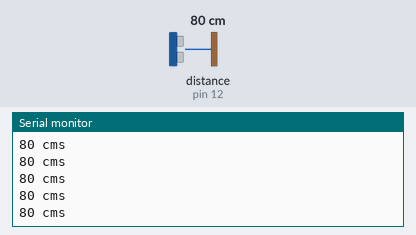
A sketch run on a simulated Arduino Uno, built with avr-gcc and run on an emulated ATmega328P. Shown: the last lines printed to the serial monitor. Wiring (inferred from the names in the program): ultrasonic range finder: trigger pin 13; echo pin 12. The test bench sets the inputs (shaded band); at power-on: distance to the obstacle (sensor on pin 12) 80 cm. The echo pulse lasts 58.3 µs per cm.

Above: at 4.2 s.
4.3 s: distance to the obstacle (sensor on pin 12) set to 195 cm
At 4.54 s:
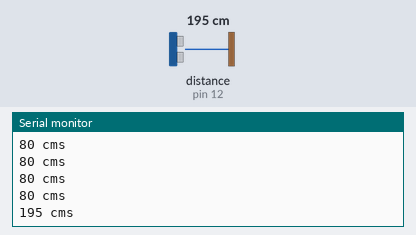
5.8 s: distance to the obstacle (sensor on pin 12) set to 204 cm
At 6.11 s:
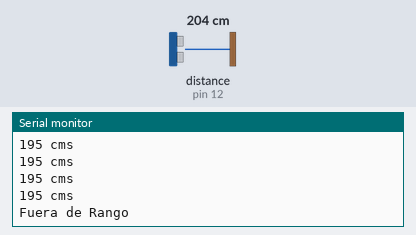
Timing chart, 0 to 8.8 s (numbered marks = the images above; inputs shaded):
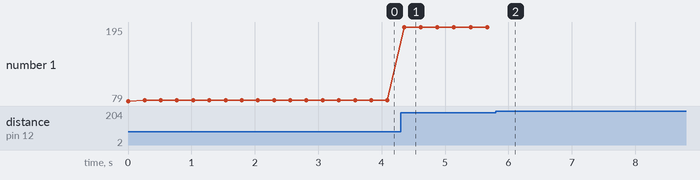

Measured:
- the behaviour switches between 199 and 200 cm on distance to the obstacle (sensor on pin 12) (found by bisection; images 1 and 2)
- after the input at 4.3 s, the serial monitor: prints a new line after 0.05 s (image 1)
- after the input at 5.8 s, the serial monitor: prints a new line after 0.13 s (image 2)
- plotted number 1: 80 → 195 after the input at 4.3 s

The sketch:

Distancia.ino
```cpp
//------------------------------------------------------------------------------
// Programa para pruebas simples del Detector de Distancias HC - SR04 Ping
//------------------------------------------------------------------------------
// Adaptado por: Sergio Fco. Hernández Machuca
// sfhm_clases@hotmail.com
//------------------------------------------------------------------------------

/*
Ejercicio del sensor de distancia ultrasónico HC-SR04

Las terminales que se usarán son:

--> VCC   -- Terminal + 5 Volts de la tarjeta Arduino
--> GND   -- Terminal Gnd de la tarjeta Arduino
--> Echo  -- A pin 12
--> Trig  -- A pin 13
*/

#define trigPin 13    // Terminal para el disparo
#define echoPin 12    // Terminal para el Eco

//------------------------------------------------------------------------------
void setup() {
  Serial.begin (9600);
  pinMode(trigPin, OUTPUT);   // Ajuste de Salida
  pinMode(echoPin, INPUT);    // Ajuste de Entrada
}

//------------------------------------------------------------------------------
void loop() {
  long duration, distance;      // Variables para las operaciones
  digitalWrite(trigPin, LOW);   // LÍNEA AGREGADA al sistema básico
  delayMicroseconds(2);         // LÍNEA AGREGADA al sistema básico
  digitalWrite(trigPin, HIGH);
//  delayMicroseconds(1000);    // LÍNEA REMOVIDA
  delayMicroseconds(10);        // LÍNEA AGREGADA al sistema básico
  digitalWrite(trigPin, LOW);
  duration = pulseIn(echoPin, HIGH);
  distance = (duration/2) / 29.1; // Cálculo en relación a la velocidad a la cual
                                  // viaja el sonido en el aire.
  if (distance >= 200 || distance <= 0){
    Serial.println("Fuera de Rango");
  }
  else {
    Serial.print(distance);
    Serial.println(" cms");
  }
  delay(250);
}
//------------------------------------------------------------------------------
```
